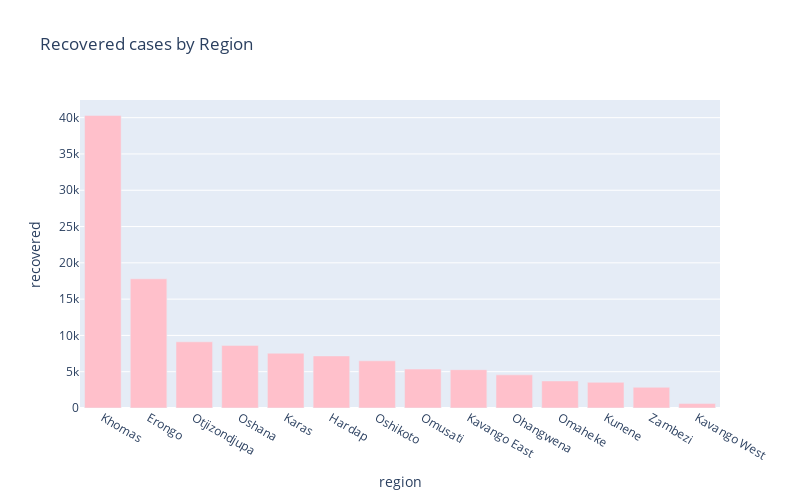

Notebook code cell kept with this figure:
### Markdown cell above
# Recoveries by Region

### Code cell
px.bar(
    sorted_country_df.head(14),
    x = "region",
    y = "recovered",
    title= "Recovered cases by Region", # the axis names
    color_discrete_sequence=["pink"], 
    height=500,
    width=800
)

### Figure 1 — Plotly figure (JSON) as saved in the notebook; plotly's stock layout.template omitted (floating-point values rounded to 4 significant figures)
{"data": [{"alignmentgroup": "True", "hovertemplate": "region=%{x}<br>recovered=%{y}<extra></extra>", "legendgroup": "", "marker": {"color": "pink", "pattern": {"shape": ""}}, "name": "", "offsetgroup": "", "orientation": "v", "showlegend": false, "textposition": "auto", "type": "bar", "x": ["Khomas", "Erongo", "Otjizondjupa", "Oshana", "Karas", "Hardap", "Oshikoto", "Omusati", "Kavango East", "Ohangwena", "Omaheke", "Kunene", "Zambezi", "Kavango West"], "xaxis": "x", "y": [40313, 17798, 9118, 8622, 7549, 7177, 6503, 5361, 5283, 4566, 3727, 3538, 2853, 611], "yaxis": "y"}], "layout": {"barmode": "relative", "height": 500, "legend": {"tracegroupgap": 0}, "title": {"text": "Recovered cases by Region"}, "width": 800, "xaxis": {"anchor": "y", "domain": [0, 1], "title": {"text": "region"}}, "yaxis": {"anchor": "x", "domain": [0, 1], "title": {"text": "recovered"}}}}
